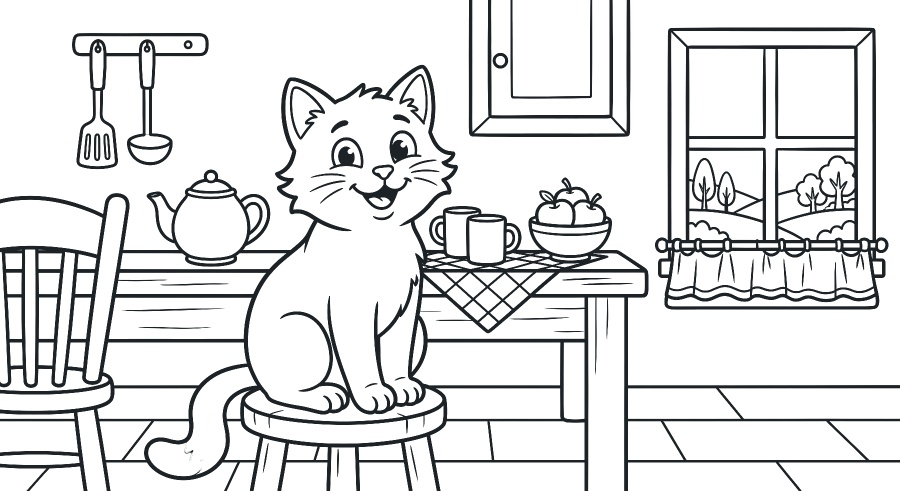
#> input picture tiny-canvas/assets/coloring-pages/cat.png, 1800 x 982 px (shown at 1/2 size)
$ python make-cover.py
#> lines starting #> are read from the running program, lines starting #| are printed output that depends on the picture; after the words box and inside, x2 and y2 are one past the last pixel; in counts of white or black regions, pixels touching at a corner belong together
"""Generate tiny-canvas/cover.jpg (1280x720 hub card art) from a shipped page.

Run from tiny-canvas/:  python scripts/make-cover.py

The cover is not hand-painted: it renders one of the app's real coloring
pages (assets/coloring-pages/PAGE) half-colored, using the same region
model the FILL tool uses — threshold the line art's alpha at 96
(game.js FILL_BOUNDARY_ALPHA), treat the page edge as boundary, flood
connected regions — with colors from the app's RAINBOW palette. So the
cover literally shows what the product does and stays regenerable: if
the pages or the fill mechanics change, re-run this.

Regions whose centroid sits left of the SPLIT line get colored (only
those big enough that a kid would plausibly fill them); the right side
stays fresh line art. Deterministic (seeded) so re-runs are stable.
"""
import os, random
from collections import deque
from PIL import Image
import numpy as np

ROOT  = os.path.dirname(os.path.dirname(os.path.abspath(__file__)))
PAGE  = "cat.png"
OUT   = os.path.join(ROOT, "cover.jpg")
PAPER = (0xfb, 0xfa, 0xf6)          # --paper
SPLIT = 0.52                        # colored fraction, left side
MIN_FILL_AREA = 300                 # px — tiny slivers stay uncolored
MASK_THRESH   = 96                  # game.js FILL_BOUNDARY_ALPHA
SEED  = 7

# app RAINBOW palette (game.js COLOR_GROUPS) minus the ink-black entry
PALETTE = ["#ff2e88", "#ff4d4d", "#ff7a1f", "#ff9d42", "#ffd23f",
           "#9be15d", "#1ac88a", "#00ffcc", "#4fc3f7", "#5b6cff",
           "#a86bff"]
PALETTE = [tuple(int(h[i:i+2], 16) for i in (1, 3, 5)) for h in PALETTE]

art = Image.open(os.path.join(ROOT, "assets", "coloring-pages", PAGE)).convert("RGBA")
#> art is the input picture: PIL image 1800x982 RGBA; mean R, G, B, A 28, 34, 38, 35.4
a = np.asarray(art)
H, W = a.shape[:2]
alpha = a[..., 3]
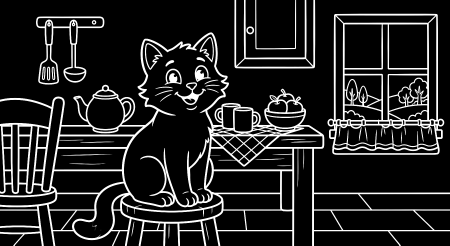
#> alpha: shape (982, 1800) (shown at 1/4 size); min 0, max 255, mean 35.4

mask = alpha >= MASK_THRESH
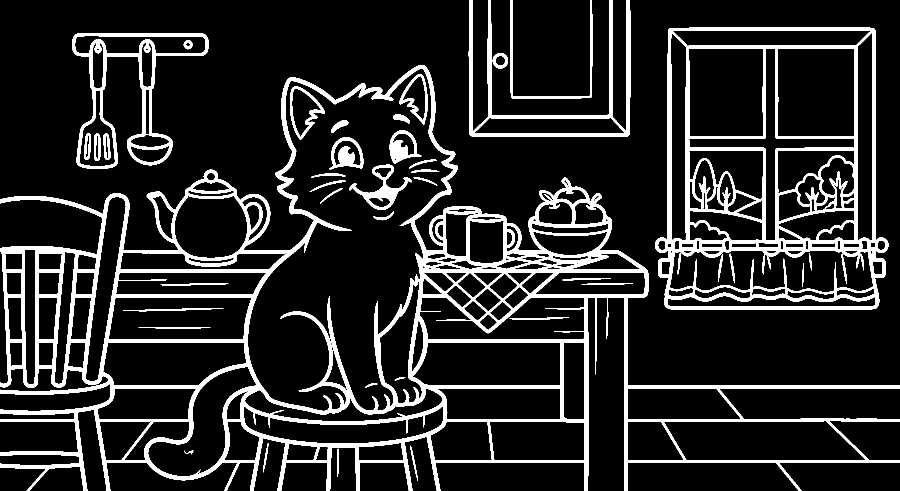
#> mask: shape (982, 1800) bool (shown at 1/2 size); 14.2% white; 44 white regions, largest, box (x1, y1, x2, y2) and area: (0, 130, 1800, 982) 153359, (1310, 55, 1777, 619) 54826, (144, 66, 417, 338) 11872
mask[0, :] = True; mask[-1, :] = True; mask[:, 0] = True; mask[:, -1] = True
#> after `mask[:, -1] = True`:
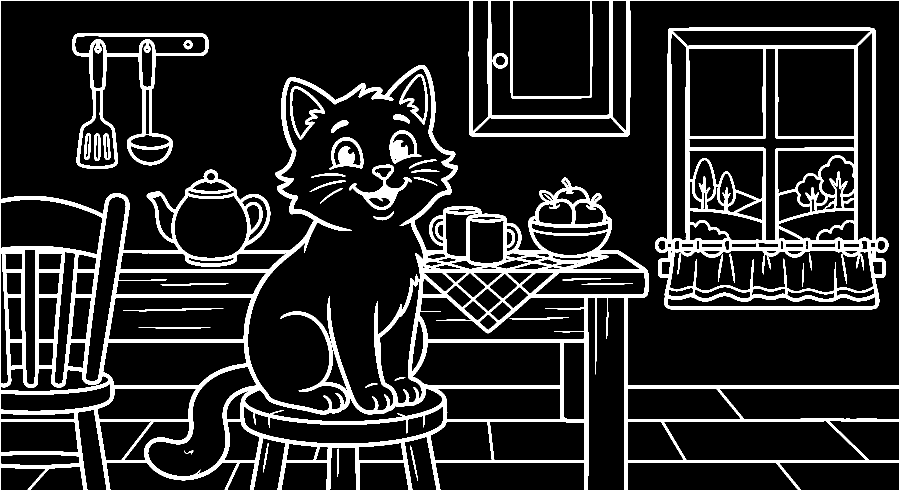
#> mask: shape (982, 1800) bool (shown at 1/2 size); 14.5% white; 42 white regions, largest, box (x1, y1, x2, y2) and area: (0, 0, 1800, 982) 172601, (1310, 55, 1777, 619) 54826, (144, 66, 417, 338) 11872

# label fillable regions (4-connected BFS, same as the audit)
labels = np.zeros((H, W), dtype=np.int32)
flat, lab = (~mask).ravel(), labels.ravel()
regions = []
nxt = 0
for start in np.flatnonzero(flat):
    if lab[start]:
        continue
    nxt += 1
    q = deque([start]); lab[start] = nxt
    px_idx = []
    while q:
        i = q.popleft(); px_idx.append(i)
        y, x = divmod(i, W)
        if x > 0 and flat[i-1] and not lab[i-1]:   lab[i-1] = nxt; q.append(i-1)
        if x < W-1 and flat[i+1] and not lab[i+1]: lab[i+1] = nxt; q.append(i+1)
        if y > 0 and flat[i-W] and not lab[i-W]:   lab[i-W] = nxt; q.append(i-W)
        if y < H-1 and flat[i+W] and not lab[i+W]: lab[i+W] = nxt; q.append(i+W)
    regions.append(np.array(px_idx))
#> this loop made 1510477 passes
#> nxt on pass 1: 1
#> after the loop, nxt = 239; regions = 239 items

rng = random.Random(SEED)
canvas = np.empty((H, W, 3), dtype=np.uint8)
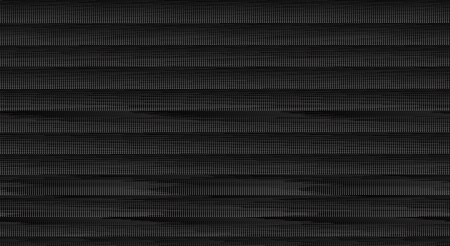
#> canvas: shape (982, 1800, 3) (shown at 1/4 size); mean of channels 0, 1, 2 32.1, 32.1, 32.1; drawn as R, G, B
canvas[:] = PAPER
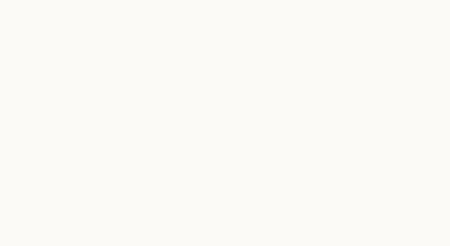
#> canvas: shape (982, 1800, 3) (shown at 1/4 size); mean of channels 0, 1, 2 251, 250, 246; drawn as R, G, B
colored = 0
for px_idx in regions:
    if len(px_idx) < MIN_FILL_AREA:
        continue
    cx = (px_idx % W).mean()
    if cx > SPLIT * W:
        continue
    canvas.reshape(-1, 3)[px_idx] = rng.choice(PALETTE)
    colored += 1
#> this loop made 239 passes
#> cx on passes 1 to 3: 868.5, 959.5, 1101.1
#> after the loop, colored = 78

# composite the ink on top (source-over of the alpha'd line art)
af = (alpha / 255.0)[..., None]
canvas = (a[..., :3] * af + canvas * (1 - af)).astype(np.uint8)
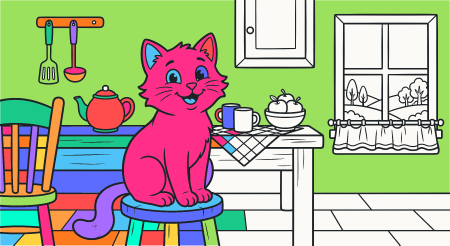
#> canvas: shape (982, 1800, 3) (shown at 1/4 size); mean R, G, B 173.7, 176, 148.4

# fill the 1280x720 frame: scale by height, center-crop the width
img = Image.fromarray(canvas, "RGB")
scale = 720 / H
img = img.resize((round(W * scale), 720), Image.LANCZOS)
left = (img.width - 1280) // 2
img = img.crop((left, 0, left + 1280, 720))
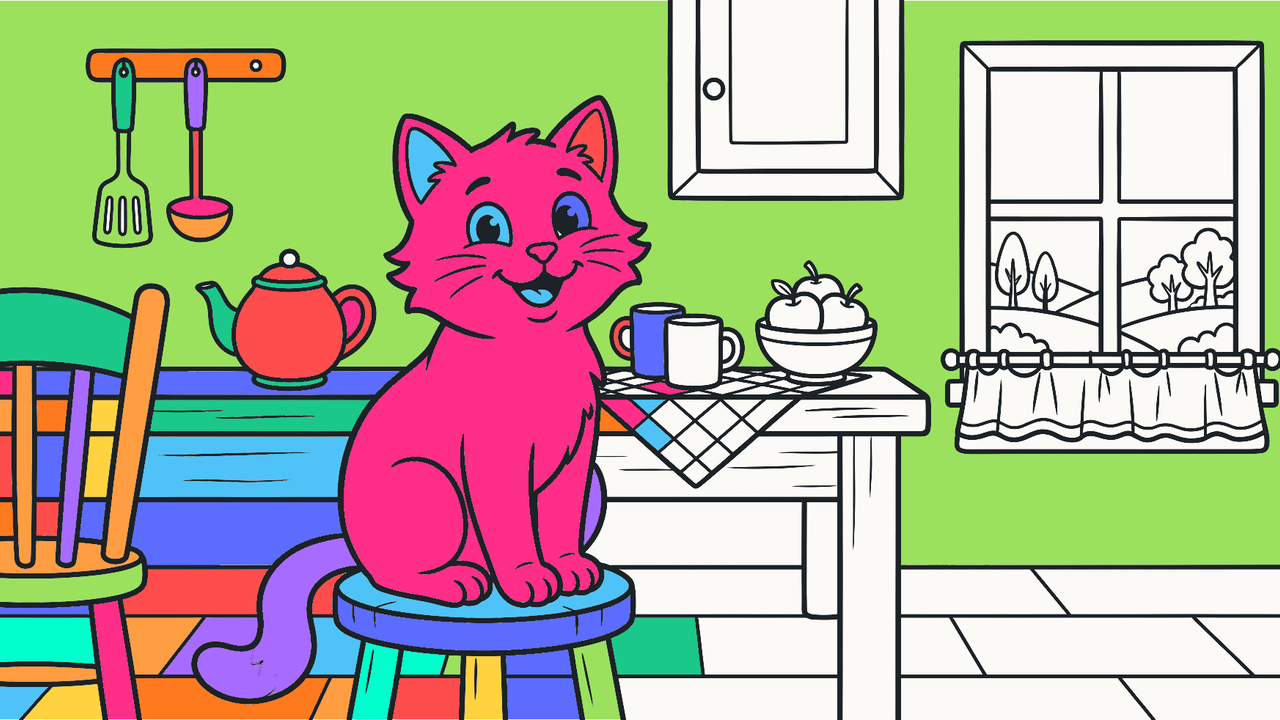
#> img: PIL image 1280x720 RGB; mean R, G, B 174.1, 175.1, 149
img.save(OUT, quality=88, progressive=True)
print("cover.jpg: %dx%d from %s, %d regions colored, %.0fKB" %
      (img.width, img.height, PAGE, colored, os.path.getsize(OUT) / 1024))
#| cover.jpg: 1280x720 from cat.png, 78 regions colored, 157KB

$ run again, with tiny-canvas/assets/coloring-pages/beans.png copied over tiny-canvas/assets/coloring-pages/cat.png
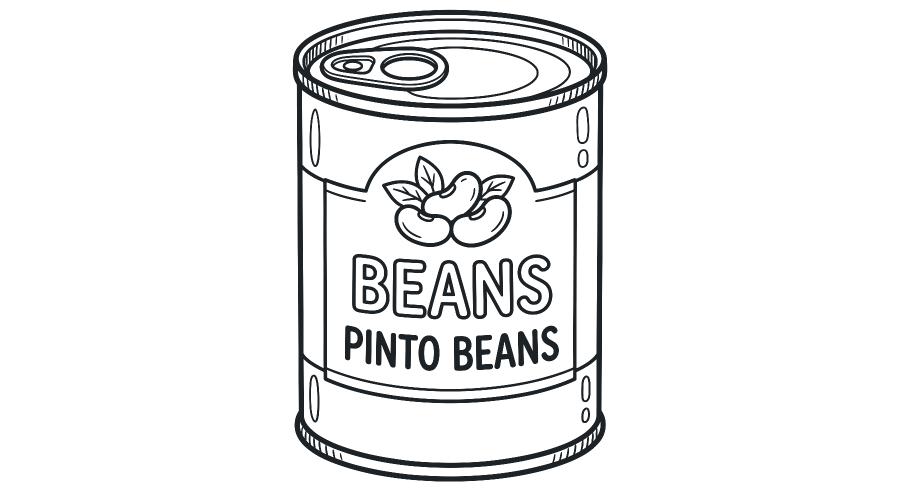
#> input picture tiny-canvas/assets/coloring-pages/beans.png, 1800 x 982 px (shown at 1/2 size)
#> art is the input picture: PIL image 1800x982 RGBA; mean R, G, B, A 28, 34, 38, 20
#> `mask[:, -1] = True`:
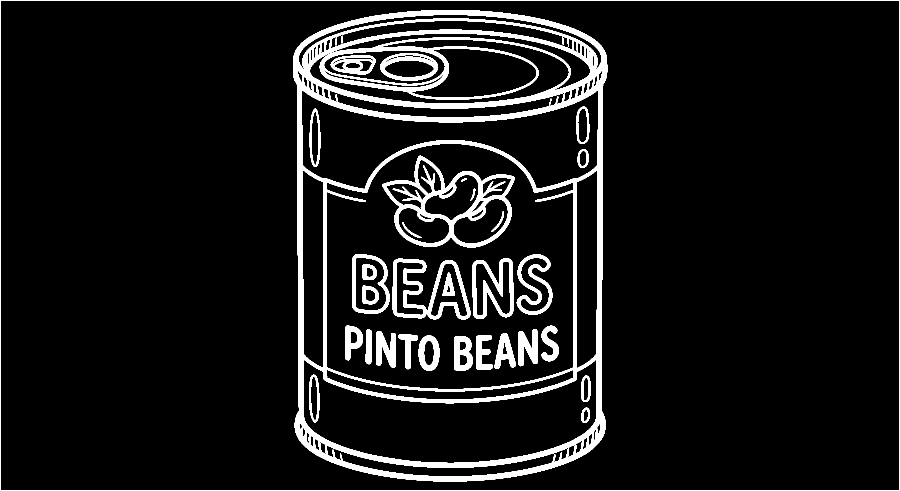
#> mask: shape (982, 1800) bool (shown at 1/2 size); 8.3% white; 34 white regions, largest, box (x1, y1, x2, y2) and area: (586, 20, 1215, 963) 89660, (764, 311, 1030, 495) 11434, (0, 0, 1800, 982) 5560
#> the loop `for start in np.flatnonzero(flat):` made 1620954 passes
#> nxt on pass 1: 1
#> after the loop `for start in np.flatnonzero(flat):`: nxt = 105; regions = 105 items
#> the loop `for px_idx in regions:` made 105 passes
#> cx on passes 1, 2, 3, 4, 13, 15, 22, 23: 899.4, 900.3, 903.1, 951.6, 960.7, 771.3, 817.9, 730.8
#> after the loop `for px_idx in regions:`: colored = 25
#> `img = img.crop((left, 0, left + 1280, 720))`:
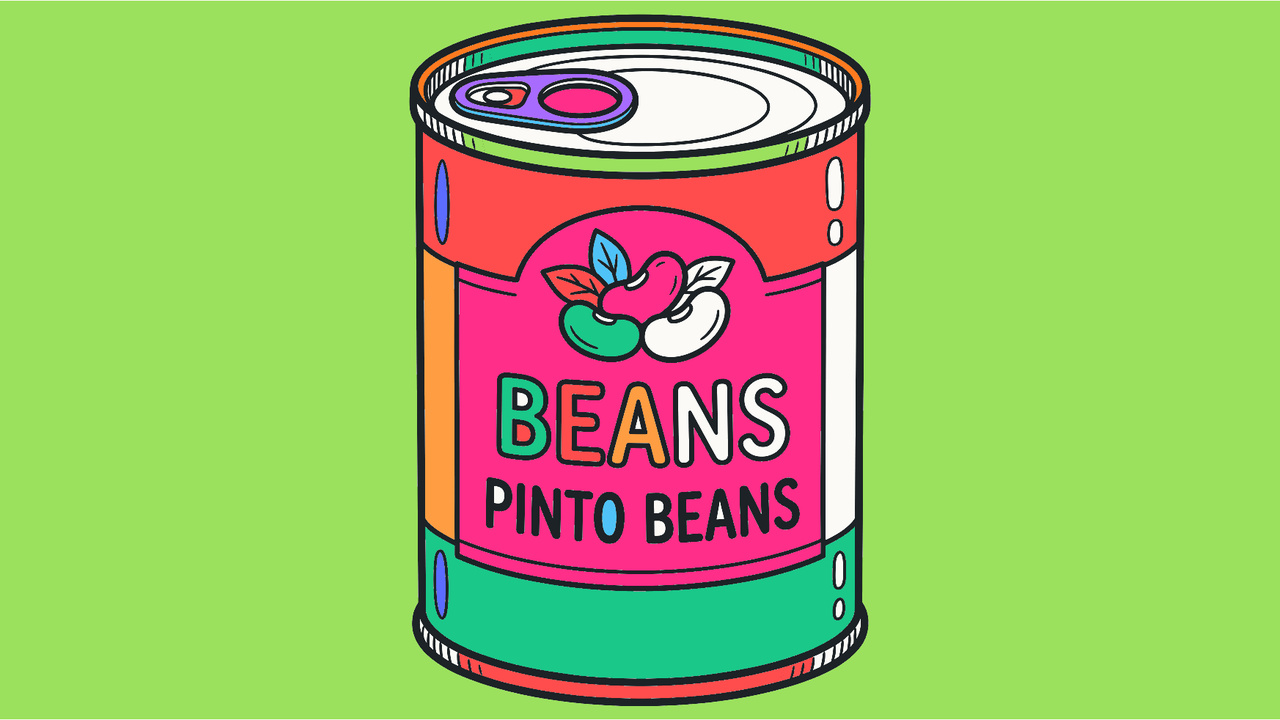
#> img: PIL image 1280x720 RGB; mean R, G, B 156.3, 187, 101.3
#| cover.jpg: 1280x720 from cat.png, 25 regions colored, 91KB

$ run again, with tiny-canvas/assets/coloring-pages/bear.png copied over tiny-canvas/assets/coloring-pages/cat.png
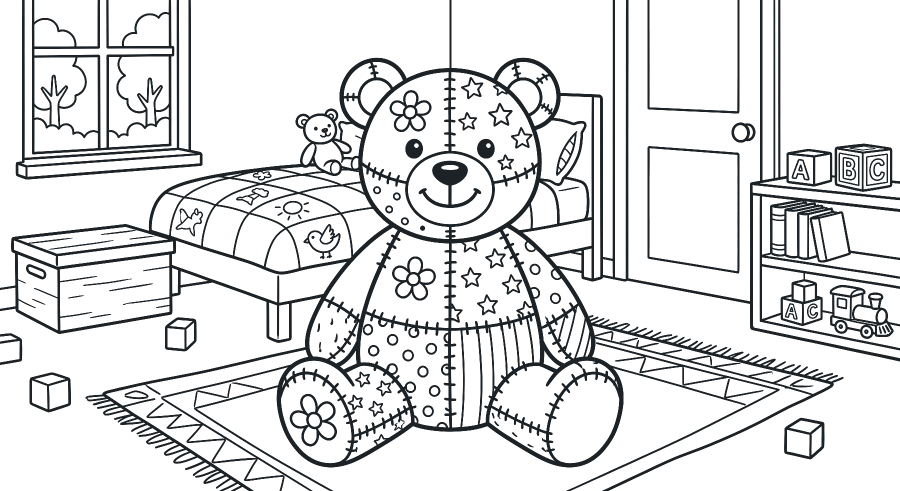
#> input picture tiny-canvas/assets/coloring-pages/bear.png, 1800 x 982 px (shown at 1/2 size)
#> art is the input picture: PIL image 1800x982 RGBA; mean R, G, B, A 28, 34, 38, 37.3
#> `mask[:, -1] = True`:
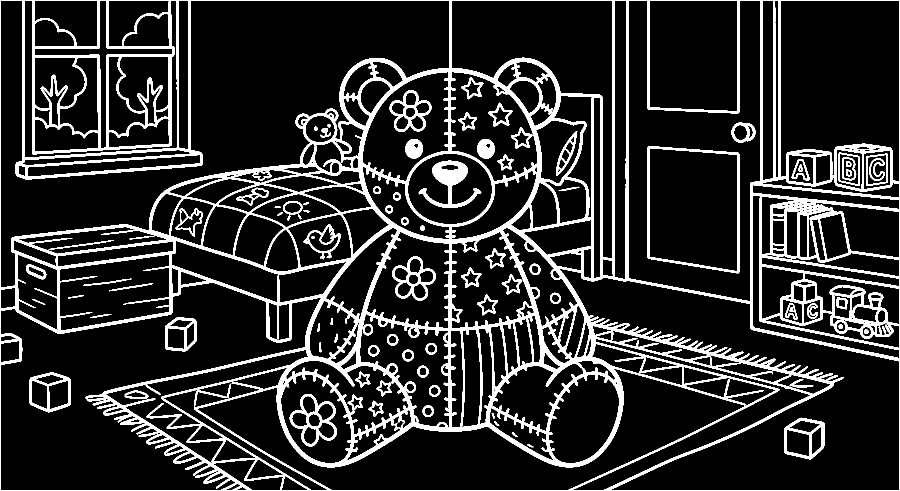
#> mask: shape (982, 1800) bool (shown at 1/2 size); 15.3% white; 89 white regions, largest, box (x1, y1, x2, y2) and area: (0, 0, 1800, 982) 229396, (837, 321, 963, 416) 3770, (1295, 292, 1479, 547) 3493
#> the loop `for start in np.flatnonzero(flat):` made 1496329 passes
#> start on passes 1 to 3: 1801, 1802, 1803
#> after the loop `for start in np.flatnonzero(flat):`: nxt = 360; regions = 360 items
#> the loop `for px_idx in regions:` made 360 passes
#> cx on passes 1 to 3: 442, 175, 144.1
#> after the loop `for px_idx in regions:`: colored = 103
#> `img = img.crop((left, 0, left + 1280, 720))`:
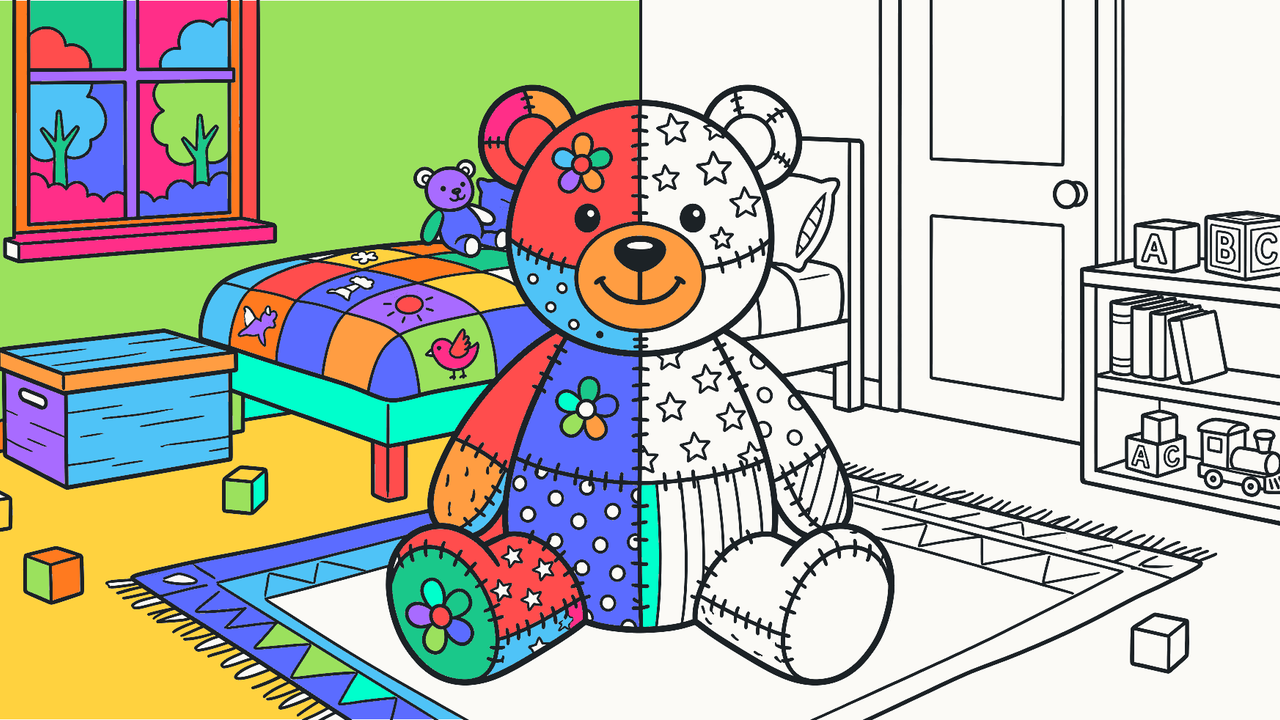
#> img: PIL image 1280x720 RGB; mean R, G, B 184.4, 186.8, 169.5
#| cover.jpg: 1280x720 from cat.png, 103 regions colored, 211KB
